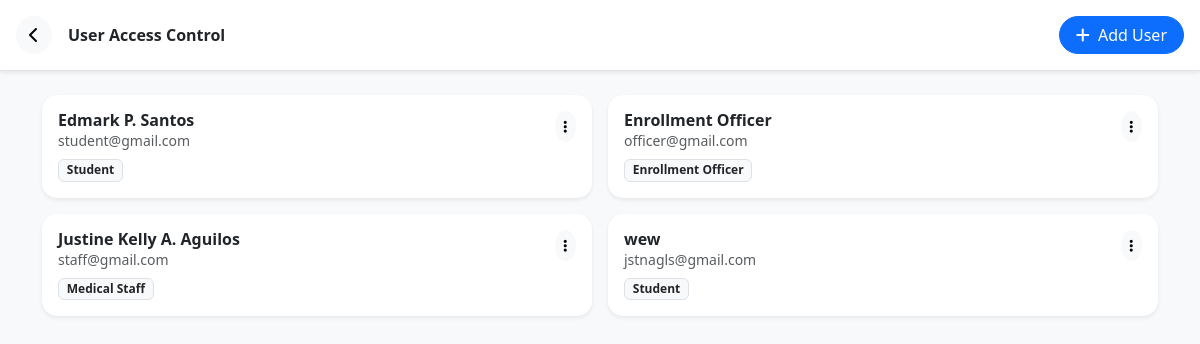
Page /manage_users.php (signed in) on the committed database.
### tables this page shows
CREATE TABLE `users` (
  `id` int(11) NOT NULL,
  `fullname` varchar(100) NOT NULL,
  `email` varchar(100) NOT NULL,
  `password` varchar(255) NOT NULL,
  `role` enum('Student','Medical Staff','Enrollment Officer','Admin') NOT NULL,
  `clearance_status` varchar(20) DEFAULT 'Not Cleared',
  `course_year` varchar(50) DEFAULT NULL,
  `created_at` timestamp NOT NULL DEFAULT current_timestamp(),
  `digital_signature` longtext DEFAULT NULL,
  `course` varchar(255) DEFAULT NULL,
  `year` varchar(10) DEFAULT NULL
);

### manage_users.php (the view, shortened to what this page needs)
<?php
include('includes/db_conn.php');
$users = $conn->query("SELECT id, fullname, role, email FROM users WHERE id != ".$_SESSION['user_id']." ORDER BY fullname ASC");
?>
<!DOCTYPE html>
<html lang="en">
<head>
    <link href="https://cdn.jsdelivr.net/npm/bootstrap@5.3.0/dist/css/bootstrap.min.css" rel="stylesheet">
    <link rel="stylesheet" href="https://cdnjs.cloudflare.com/ajax/libs/font-awesome/6.0.0/css/all.min.css">
</head>
<body class="bg-light">
    <div class="p-3 bg-white border-bottom mb-4 d-flex justify-content-between align-items-center sticky-top shadow-sm">
        <div class="d-flex align-items-center">
            <a href="admin_dashboard.php" class="btn btn-light rounded-circle me-3">
                <i class="fas fa-chevron-left"></i>
            </a>
            <span class="fw-bold">User Access Control</span>
        </div>
        <button class="btn btn-primary btn-round px-3" data-bs-toggle="modal" data-bs-target="#addUserModal">
            <i class="fas fa-plus me-1"></i> Add User
        </button>
    </div>
    <div class="container">
        <div class="row g-3">
            <?php while($u = $users->fetch_assoc()): ?>
                <div class="col-12 col-md-6">
                    <div class="card border-0 shadow-sm p-3 user-card">
                        <div class="d-flex justify-content-between align-items-start">
                            <div>
                                <h6 class="mb-0 fw-bold"><?php echo $u['fullname']; ?></h6>
                                <small class="text-muted d-block"><?php echo $u['email']; ?></small>
                                <span class="badge bg-light text-dark border mt-2"><?php echo $u['role']; ?></span>
                            </div>
                            <div class="dropdown">
                                <button class="btn btn-light btn-sm rounded-circle" data-bs-toggle="dropdown">
                                    <i class="fas fa-ellipsis-v"></i>
                                </button>
                            </div>
                        </div>
                    </div>
                </div>
            <?php endwhile; ?>
        </div>
    </div>
</body>
</html>

### manage_users.php (style rules this page uses)
.user-card { transition: 0.2s; border-radius: 15px; }
.btn-round { border-radius: 50px; }

### rows in the picture
users: fullname "Edmark P. Santos", email "student@gmail.com", role "Student"
users: fullname "Enrollment Officer", email "officer@gmail.com", role "Enrollment Officer"
users: fullname "Justine Kelly A. Aguilos", email "staff@gmail.com", role "Medical Staff"
users: fullname "wew", email "jstnagls@gmail.com", role "Student"
